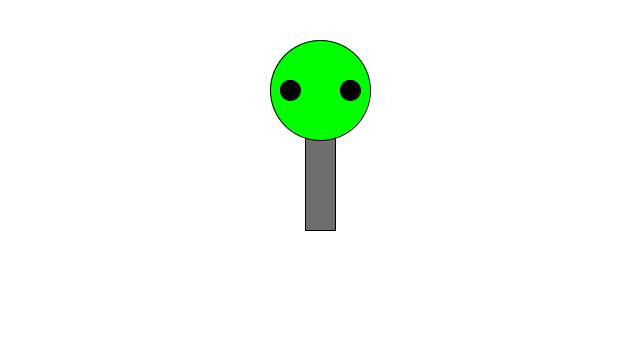
Frame 1 (no input)
Frame 60 (the mouse pressed at the canvas centre just before this capture): identical to frame 1, image omitted
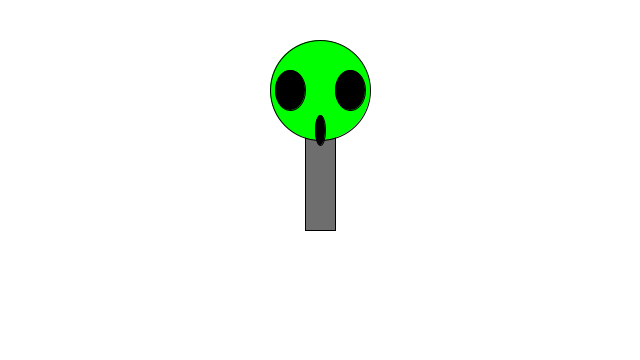
Frame 120 (the mouse held since frame 60 and released just before this capture)

The Processing sketch that drew these frames (run headless with seeded random() and noise(); from frame 60 on, the mouse is pressed at the canvas centre):

// Processing sketch: sketch_mybuddy
// ── sketch_mybuddy.pde
void setup() {
  size(640, 360);
}

void draw() {
  background(255);
  stroke(0);

  // body
  fill(110);
  rectMode(CENTER);
  rect(width/2, height/2, 30, 100);

  // head
  fill(0, 255, 0);
  ellipse(width/2, height/4, 100, 100);
    
  if (mouseX < width/2) { 
    // eyes 
    fill(0);
    ellipse(width/2-30, height/4, 20, 20);
    ellipse(width/2+30, height/4, 20, 20);
  } else { 
    // eyes 
    fill(0);
    ellipse(width/2-30, height/4, 30, 40);
    ellipse(width/2+30, height/4, 30, 40);
    
    // mouse
    ellipse(width/2, height/4+40, 10, 30);
  }
}
